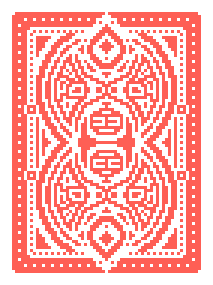
#> input picture src/assets/backs/back-0-0.png, 71 x 95 px (shown 3 times larger)
$ python split.py
#> lines starting #> are read from the running program, lines starting #| are printed output that depends on the picture
from PIL import Image
import itertools

IDS = ["two", "three", "four", "five", "six", "seven", "eight", "nine", "ten", "jack", "queen", "king", "ace"]
SUITS = ["hearts", "clubs", "diamonds", "spades"]

empty = Image.open("src/assets/backs/back-0-0.png")
#> empty is the input picture: PIL image 71x95 RGBA; mean R, G, B, A 248, 173.4, 168.7, 241.8
emptydata = empty.load()
width, height = empty.size
#> width = 71; height = 95
for y in range(height):
    for x in range(width):
        if emptydata[x, y][3] != 0:
            emptydata[x, y] = (255, 255, 255, 255)

def clamp(n, min, max):
    if n < min: return min
    if n > max: return max
    return n

def draw_border(img: Image.Image, model: Image.Image | None = None):
    copy = img.copy()
    model = model or img
    width, height = img.size
    neighbors = set(itertools.permutations([-1, -1, 1, 1, 0, 0], r=2))

    copydata = copy.load()
    modeldata = model.load()

    for y in range(height):
        for x in range(width):
            if modeldata[x, y][3] != 0:
                for dx, dy in neighbors:
                    nx, ny = clamp(x + dx, 0, width-1), clamp(y + dy, 0, height-1)
                    if modeldata[nx, ny][3] == 0:
                        copydata[nx, ny] = (0xc0, 0xc0, 0xc0, 0xff)

    return copy

def colorize(img: Image.Image, color: tuple[int, int, int, int]):
    copy = img.copy()
    width, height = img.size

    copydata = copy.load()
    for y in range(height):
        for x in range(width):
            if copydata[x, y] == (255, 255, 255, 255):
                copydata[x, y] = color

    return copy

for i in range(4):
    for j in range(13):
        box = (j * 71, i * 95, (j + 1) * 71, (i + 1) * 95)
        sheet = Image.open("balatro.png")
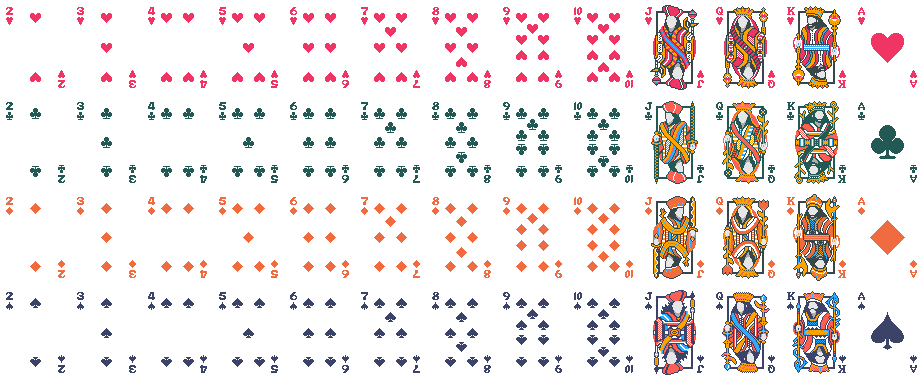
#> input picture balatro.png, 923 x 380 px
#> sheet is the input picture: PIL image 923x380 RGBA; mean R, G, B, A 33.8, 23, 22.1, 41.8

        new = sheet.crop(box)
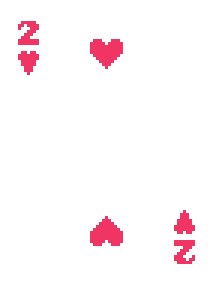
#> new: PIL image 71x95 RGBA (shown 3 times larger); mean R, G, B, A 19.9, 4.3, 8.3, 11.1; transparent parts drawn white
        new.save(f"src/assets/cards/none/{IDS[j]}-of-{SUITS[i]}.png")

        white = new.copy()
        pixdata = white.load()
        width, height = white.size
        for y in range(height):
            for x in range(width):
                if pixdata[x, y][3] == 0:
                    pixdata[x, y] = emptydata[x, y]
        white.save(f"src/assets/cards/white/{IDS[j]}-of-{SUITS[i]}.png")

        border = draw_border(white)
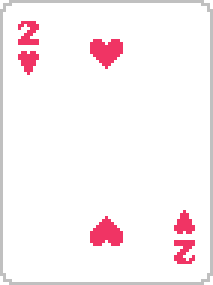
#> border: PIL image 71x95 RGBA (shown 3 times larger); mean R, G, B, A 250.5, 242.3, 244.4, 254.2; transparent parts drawn white
        border.save(f"src/assets/cards/white/border/{IDS[j]}-of-{SUITS[i]}.png")

        border = draw_border(new, model=white)
        border.save(f"src/assets/cards/none/border/{IDS[j]}-of-{SUITS[i]}.png")

        green = colorize(white, (0xa2, 0xff, 0xb1, 0xff))
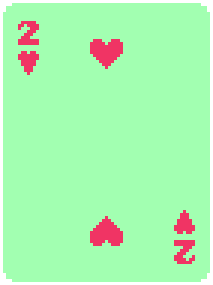
#> green: PIL image 71x95 RGBA (shown 3 times larger); mean R, G, B, A 163.6, 239.6, 171.1, 241.8; transparent parts drawn white
        green.save(f"src/assets/cards/green/{IDS[j]}-of-{SUITS[i]}.png")

        border = draw_border(green)
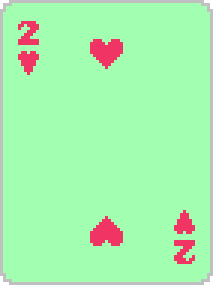
#> border: PIL image 71x95 RGBA (shown 3 times larger); mean R, G, B, A 166.4, 242.3, 173.8, 254.2; transparent parts drawn white
        border.save(f"src/assets/cards/green/border/{IDS[j]}-of-{SUITS[i]}.png")

        yellow = colorize(white, (0xff, 0xf2, 0x9d, 0xff))
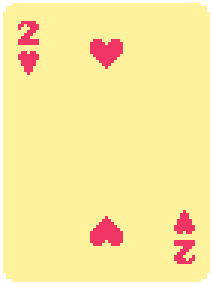
#> yellow: PIL image 71x95 RGBA (shown 3 times larger); mean R, G, B, A 247.8, 227.8, 153, 241.8; transparent parts drawn white
#> (the run stopped early here; a loop or call above may not have finished)
